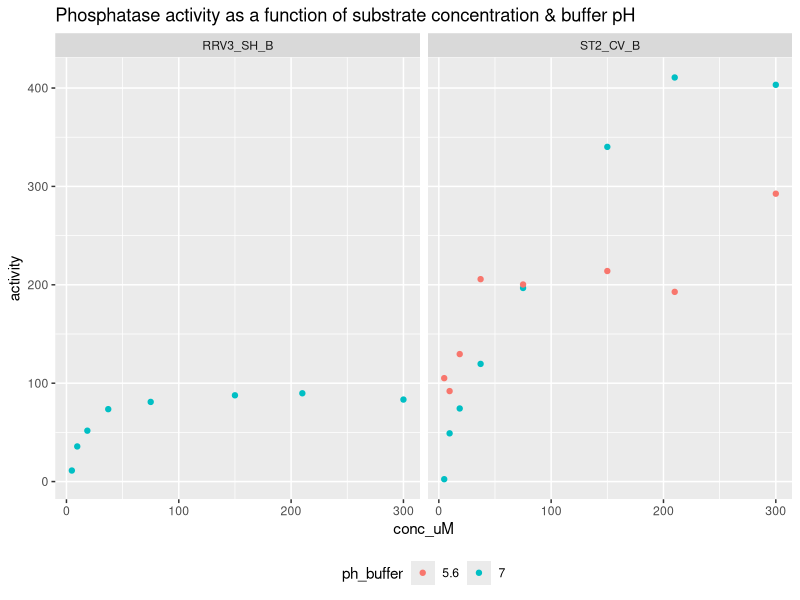
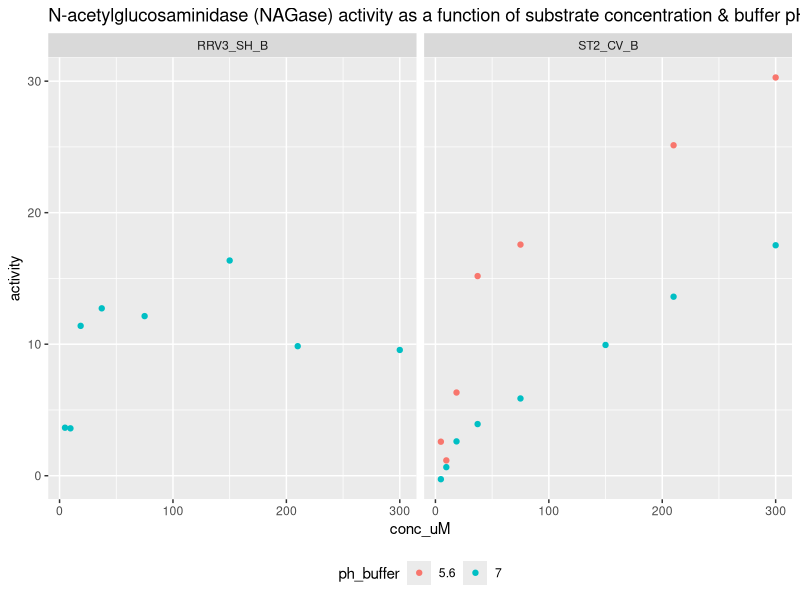
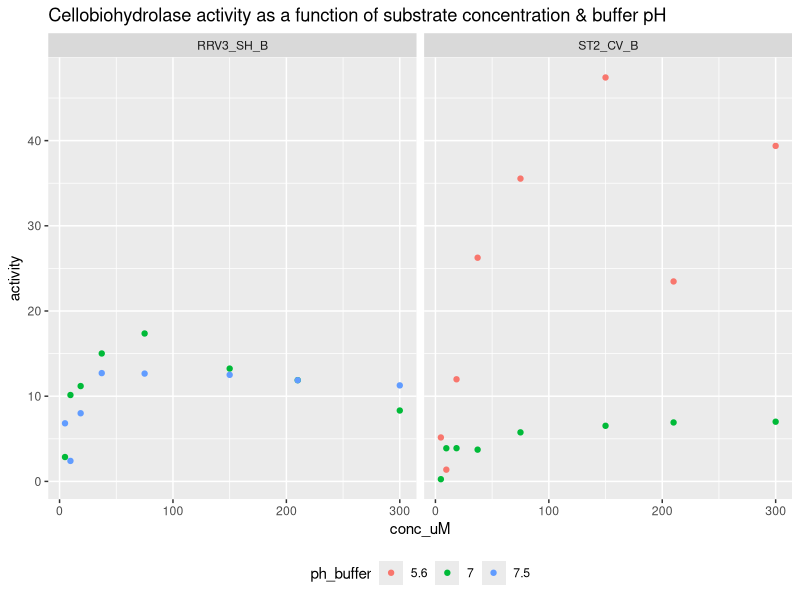
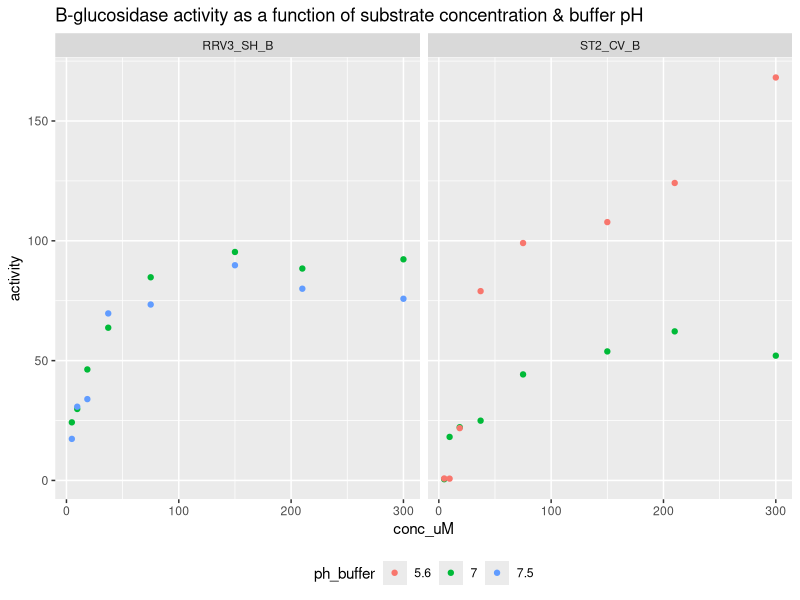

Recreate these plots in R, in order.
## ---- chunk 1
knitr::opts_chunk$set(echo = FALSE)

library(tidyverse)
library(glue)
library(ggrepel)
## ---- chunk 2
pre_data <- read.csv("./results/calcs/pretest_eea_2_20200706_calcs.csv", stringsAsFactors = FALSE)

# set ph_buffer col as factor 
pre_data$ph_buffer <- as.factor(pre_data$ph_buffer)

head(pre_data)
## ---- chunk 3

# P Enzyme 

pre_data %>% 
  filter(enzyme == "P") %>% 
  ggplot() +
  geom_point(aes(x = conc_uM, y = activity, color = ph_buffer)) + 
  theme(legend.position = "bottom") + 
  labs(title = "Phosphatase activity as a function of substrate concentration & buffer pH") + 
    facet_wrap(vars(sample_id))
## ---- chunk 4
# NAG Enzyme 

pre_data %>% 
  filter(enzyme == "NAG") %>% 
  ggplot() +
  geom_point(aes(x = conc_uM, y = activity, color = ph_buffer)) + 
  theme(legend.position = "bottom") + 
  labs(title = "N-acetylglucosaminidase (NAGase) activity as a function of substrate concentration & buffer pH") + 
    facet_wrap(vars(sample_id))
## ---- chunk 5
# Cello Enzyme 

pre_data %>% 
  filter(enzyme == "Cello") %>% 
  ggplot() +
  geom_point(aes(x = conc_uM, y = activity, color = ph_buffer)) + 
  theme(legend.position = "bottom") + 
  labs(title = "Cellobiohydrolase activity as a function of substrate concentration & buffer pH") + 
    facet_wrap(vars(sample_id))
## ---- chunk 6
# BG Enzyme 

pre_data %>% 
  filter(enzyme == "BG") %>% 
  ggplot() +
  geom_point(aes(x = conc_uM, y = activity, color = ph_buffer)) + 
  theme(legend.position = "bottom") + 
  labs(title = "B-glucosidase activity as a function of substrate concentration & buffer pH") + 
    facet_wrap(vars(sample_id))
  
